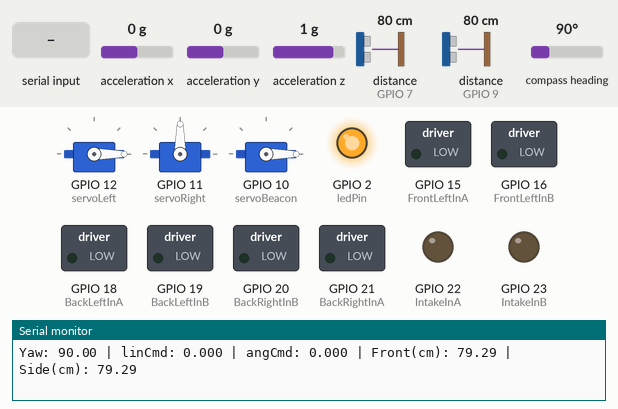
The sketch below on a simulated ESP32. Shown: 3 × servo, switched loads named in the sketch (green lamp = pin HIGH), output pins drawn as LEDs (lit = HIGH), the last lines printed to the serial monitor. Wiring (inferred from the names in the program): 2 × ultrasonic range finder: trigger GPIO 6, echo GPIO 7 / trigger GPIO 8, echo GPIO 9. The inputs (shaded band) are chosen by the test bench; at power-on: acceleration x 0 g, acceleration y 0 g, acceleration z 1 g, distance to the obstacle (sensors on GPIO 7, GPIO 9) 80 cm, compass heading 90°. The echo pulse lasts 58.3 µs per cm; pins used as bus, display or sensor lines are not drawn.

Above: at 4.7 s.
4.8 s: "F,1\n" received over Serial
At 5.7 s:
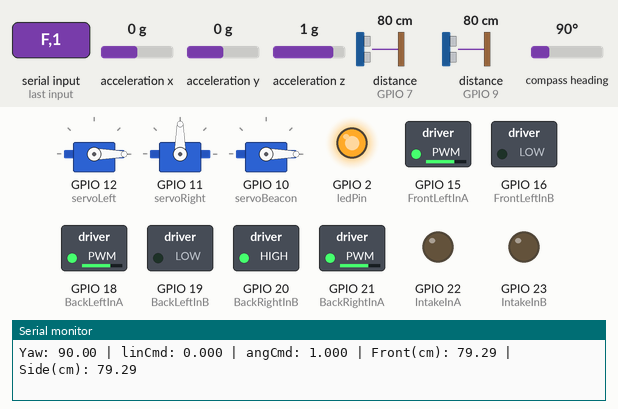
6.3 s: "B\n" received over Serial
At 6.6 s:
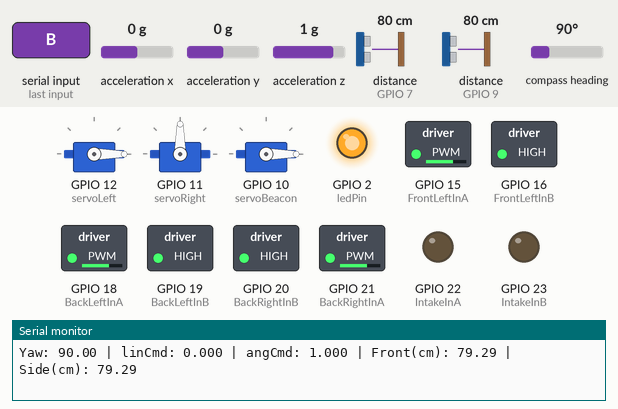
7.8 s: "F\n" received over Serial
At 8.7 s:
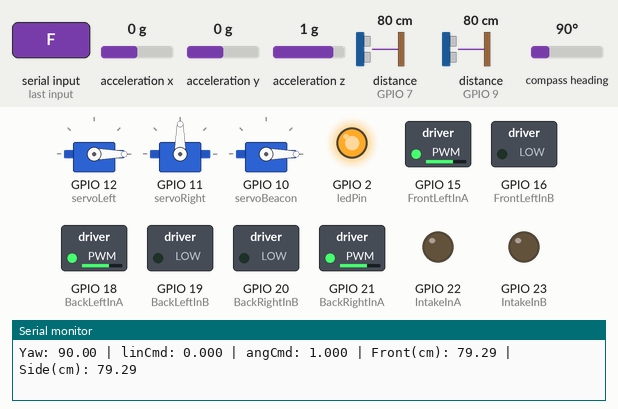
9.3 s: "L\n" received over Serial
At 9.6 s:
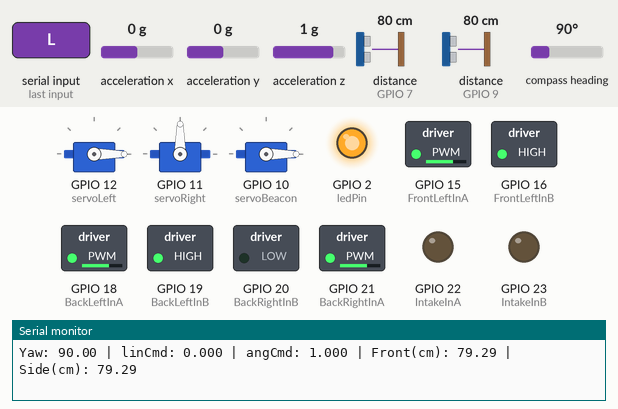
10.8 s: "M1\n" received over Serial
At 11.7 s:
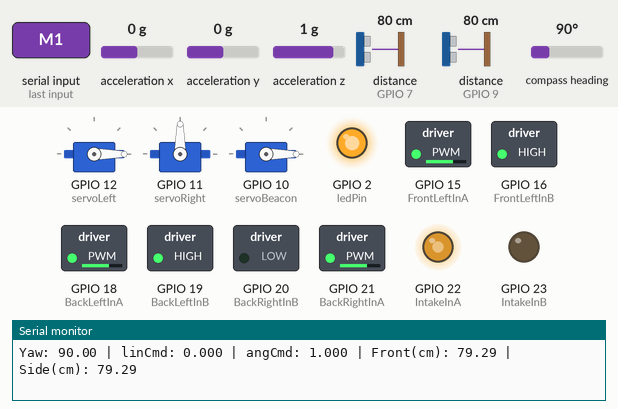
12.3 s: "B,150\n" received over Serial
At 12.7 s:
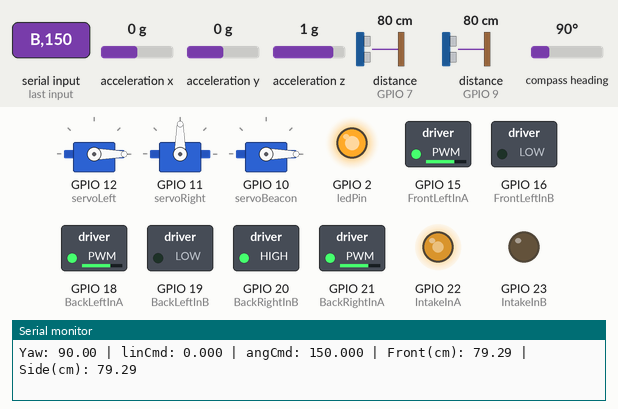
Timing chart, 0 to 14.8 s (numbered marks = the images above; inputs shaded):
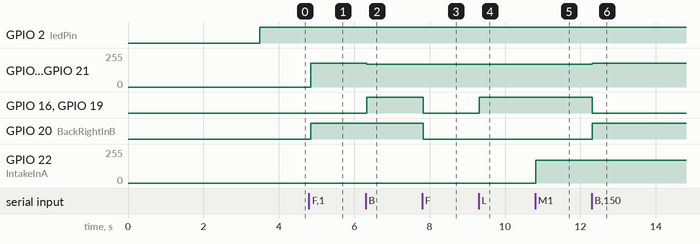

The sketch:

main.ino
```cpp
#include <Wire.h>
#include <Adafruit_Sensor.h>
#include <Adafruit_BNO055.h>
#include <Servo.h>
#include <utility/imumaths.h>
// final r5 code
/*
#if defined(ARDUINO_ARCH_RP2040)
#define DEBUG_SERIAL Serial
#define PI_SERIAL Serial1
#if !defined(ARDUINO_ARCH_MBED)
const int PI_UART_TX_PIN = 0; // GP0 -> RX de Raspberry Pi 5
const int PI_UART_RX_PIN = 1; // GP1 <- TX de Raspberry Pi 5
#endif
#else
#define DEBUG_SERIAL Serial
#define PI_SERIAL Serial
#endif
*/

// Comunicación por cable USB hacia la Raspberry Pi 5
#define DEBUG_SERIAL Serial
#define PI_SERIAL Serial

// =========================
// Servos
// =========================
Servo myServoLeft;
Servo myServoRight;
Servo myServoBeacon;
const int servoLeft = 12;
const int servoRight = 11;
const int servoBeacon = 10;

// =========================
// BNO055
// =========================
#define SDA_PIN 4
#define SCL_PIN 5
Adafruit_BNO055 bno = Adafruit_BNO055(55, 0x28);

// =========================
// Motor pins (Front, Back, Intake)
// =========================
// Front Left: InA=15 (PWM), InB=16 (DIR)
const int FrontLeftInA = 15;
const int FrontLeftInB = 16;
// Front Right: InA=14 (PWM), InB=13 (DIR)
const int FrontRightInA = 14;
const int FrontRightInB = 13;
// Back Left: InA=18 (PWM), InB=19 (DIR)
const int BackLeftInA = 18;
const int BackLeftInB = 19;
// Back Right: InA=21 (PWM), InB=20 (DIR)
const int BackRightInA = 21;
const int BackRightInB = 20;
// Intake: InA=22 (PWM), InB=23 (DIR)
const int IntakeInA = 22;
const int IntakeInB = 23;

// =========================
// Ultrasonic pins
// =========================
const int TRIG_PIN_F = 6;
const int ECHO_PIN_F = 7;
const int TRIG_PIN_S = 8;
const int ECHO_PIN_S = 9;

// =========================
// Phototransistor
// =========================
const int sensorPin = 26; // ADC0 en Pico
const int ledPin = LED_BUILTIN;

float thresholdVoltage = 0.2;
float referenceVoltage = 3.3;
int adcResolution = 4095;
int thresholdADC;

bool robotStarted = false;

// =========================
// Commands from Pi
// =========================
float linCmd = 0.0;
float angCmd = 0.0;

enum ControlMode
{
  CONTROL_LEGACY_LIN_ANG,
  CONTROL_DIRECT_COMMAND
};

enum MotionCommand
{
  CMD_STOP,
  CMD_FORWARD,
  CMD_BACKWARD,
  CMD_LEFT,
  CMD_RIGHT
};

ControlMode controlMode = CONTROL_DIRECT_COMMAND;
MotionCommand motionCmd = CMD_STOP;

int commandSpeed = 170;
bool mineralsEnabled = false;

float latestFrontCm = -1.0;
float latestSideCm = -1.0;
float latestYawDeg = 0.0;

// =========================
// Tunables
// =========================
const int BASE_PWM = 170;
const int TURN_PWM = 180;

const float LIN_DEADBAND = 0.08;
const float ANG_DEADBAND = 0.10;

// Ultrasonic thresholds
const float FRONT_STOP_CM = 25.0; // stop forward below this
const float FRONT_SLOW_CM = 45.0; // optional slow zone
const float SIDE_WARN_CM = 20.0;  // just debug for now

// =========================
// Helpers
// =========================
int clampPWM(int value)
{
  if (value < 0)
    return 0;
  if (value > 255)
    return 255;
  return value;
}

void applyMineralMotor()
{
  if (mineralsEnabled)
  {
    analogWrite(IntakeInA, commandSpeed);
    digitalWrite(IntakeInB, LOW);
  }
  else
  {
    analogWrite(IntakeInA, 0);
    digitalWrite(IntakeInB, LOW);
  }
}

// =========================
// Ultrasonic
// =========================
float ultrasonic_sensor(int TRIG_PIN, int ECHO_PIN)
{
  digitalWrite(TRIG_PIN, LOW);
  delayMicroseconds(2);
  digitalWrite(TRIG_PIN, HIGH);
  delayMicroseconds(10);
  digitalWrite(TRIG_PIN, LOW);

  unsigned long duration_us = pulseIn(ECHO_PIN, HIGH, 30000); // 30 ms timeout

  if (duration_us == 0)
  {
    return -1.0; // invalid reading
  }

  float distance_cm = 0.017 * duration_us;
  return distance_cm;
}

// =========================
// Motor functions / finalmovemnt
// =========================
void moveForward(int pwm)
{
  analogWrite(FrontLeftInA, pwm);
  digitalWrite(FrontLeftInB, LOW);
  analogWrite(FrontRightInA, pwm);
  digitalWrite(FrontRightInB, LOW);
  analogWrite(BackLeftInA, pwm);
  digitalWrite(BackLeftInB, LOW);
  analogWrite(BackRightInA, pwm);
  digitalWrite(BackRightInB, LOW);
}

void moveBackward(int pwm)
{
  analogWrite(FrontLeftInA, pwm);
  digitalWrite(FrontLeftInB, HIGH);
  analogWrite(FrontRightInA, pwm);
  digitalWrite(FrontRightInB, HIGH);
  analogWrite(BackLeftInA, pwm);
  digitalWrite(BackLeftInB, HIGH);
  analogWrite(BackRightInA, pwm);
  digitalWrite(BackRightInB, HIGH);
}

void strafeRight(int pwm)
{
  analogWrite(FrontLeftInA, pwm);
  digitalWrite(FrontLeftInB, LOW);
  analogWrite(FrontRightInA, pwm);
  digitalWrite(FrontRightInB, HIGH);
  analogWrite(BackLeftInA, pwm);
  digitalWrite(BackLeftInB, HIGH);
  analogWrite(BackRightInA, pwm);
  digitalWrite(BackRightInB, LOW);
}

void strafeLeft(int pwm)
{
  analogWrite(FrontLeftInA, pwm);
  digitalWrite(FrontLeftInB, HIGH);
  analogWrite(FrontRightInA, pwm);
  digitalWrite(FrontRightInB, LOW);
  analogWrite(BackLeftInA, pwm);
  digitalWrite(BackLeftInB, LOW);
  analogWrite(BackRightInA, pwm);
  digitalWrite(BackRightInB, HIGH);
}

void rotateCenterCL(int pwm)
{
  analogWrite(FrontLeftInA, pwm);
  digitalWrite(FrontLeftInB, LOW);
  analogWrite(FrontRightInA, pwm);
  digitalWrite(FrontRightInB, HIGH);
  analogWrite(BackLeftInA, pwm);
  digitalWrite(BackLeftInB, LOW);
  analogWrite(BackRightInA, pwm);
  digitalWrite(BackRightInB, HIGH);
}

void rotateCenterCC(int pwm)
{
  analogWrite(FrontLeftInA, pwm);
  digitalWrite(FrontLeftInB, HIGH);
  analogWrite(FrontRightInA, pwm);
  digitalWrite(FrontRightInB, LOW);
  analogWrite(BackLeftInA, pwm);
  digitalWrite(BackLeftInB, HIGH);
  analogWrite(BackRightInA, pwm);
  digitalWrite(BackRightInB, LOW);
}

void stopWheels()
{
  analogWrite(FrontLeftInA, 0);
  digitalWrite(FrontLeftInB, LOW);
  analogWrite(FrontRightInA, 0);
  digitalWrite(FrontRightInB, LOW);
  analogWrite(BackLeftInA, 0);
  digitalWrite(BackLeftInB, LOW);
  analogWrite(BackRightInA, 0);
  digitalWrite(BackRightInB, LOW);
}

void stopAll()
{
  stopWheels();
  analogWrite(IntakeInA, 0);
  digitalWrite(IntakeInB, LOW);
}

// =========================
// Read command from Pi
// Supported direct commands:
// F, B, L, R, S, M1, M0, SPEED <0-255>, DIST, DATA, START
// Legacy compatibility:
// lin,ang  e.g. 0.250,-0.400
// =========================
void readPiCommand()
{
  while (PI_SERIAL.available())
  {
    String msg = PI_SERIAL.readStringUntil('\n');
    msg.trim();

    if (msg.length() == 0)
    {
      continue;
    }

    String msgUpper = msg;
    msgUpper.toUpperCase();

    int commaIndex = msg.indexOf(',');
    if (commaIndex > 0)
    {
      String linStr = msg.substring(0, commaIndex);
      String angStr = msg.substring(commaIndex + 1);

      linCmd = linStr.toFloat();
      angCmd = angStr.toFloat();
      controlMode = CONTROL_LEGACY_LIN_ANG;
      robotStarted = true;

      DEBUG_SERIAL.print("RX lin: ");
      DEBUG_SERIAL.print(linCmd, 3);
      DEBUG_SERIAL.print(" ang: ");
      DEBUG_SERIAL.println(angCmd, 3);
      continue;
    }

    controlMode = CONTROL_DIRECT_COMMAND;
    robotStarted = true;

    if (msgUpper == "F")
    {
      motionCmd = CMD_FORWARD;
    }
    else if (msgUpper == "B")
    {
      motionCmd = CMD_BACKWARD;
    }
    else if (msgUpper == "L")
    {
      motionCmd = CMD_LEFT;
    }
    else if (msgUpper == "R")
    {
      motionCmd = CMD_RIGHT;
    }
    else if (msgUpper == "S")
    {
      motionCmd = CMD_STOP;
    }
    else if (msgUpper == "M1")
    {
      mineralsEnabled = true;
      applyMineralMotor();
    }
    else if (msgUpper == "M0")
    {
      mineralsEnabled = false;
      applyMineralMotor();
    }
    else if (msgUpper.startsWith("SPEED"))
    {
      int spaceIndex = msgUpper.indexOf(' ');
      if (spaceIndex > 0 && spaceIndex < (msgUpper.length() - 1))
      {
        int parsedSpeed = msgUpper.substring(spaceIndex + 1).toInt();
        commandSpeed = clampPWM(parsedSpeed);
        applyMineralMotor();
      }
    }
    else if (msgUpper == "DIST")
    {
      float frontCm = ultrasonic_sensor(TRIG_PIN_F, ECHO_PIN_F);
      latestFrontCm = frontCm;
      PI_SERIAL.print("DIST:");
      PI_SERIAL.println(frontCm, 2);
    }
    else if (msgUpper == "DATA")
    {
      PI_SERIAL.print("DATA:");
      PI_SERIAL.print(latestYawDeg, 2);
      PI_SERIAL.print(",");
      PI_SERIAL.print(latestFrontCm, 2);
      PI_SERIAL.print(",");
      PI_SERIAL.print(latestSideCm, 2);
      PI_SERIAL.print(",");
      PI_SERIAL.println(robotStarted ? 1 : 0);
    }
    else if (msgUpper == "START")
    {
      robotStarted = true;
    }
  }
}

void driveFromDirectCommand(float frontCm)
{
  bool frontValid = (frontCm > 0.0);
  int pwm = clampPWM(commandSpeed);

  if (motionCmd == CMD_FORWARD)
  {
    if (frontValid && frontCm < FRONT_STOP_CM)
    {
      stopWheels();
    }
    else
    {
      moveForward(pwm);
    }
  }
  else if (motionCmd == CMD_BACKWARD)
  {
    moveBackward(pwm);
  }
  else if (motionCmd == CMD_LEFT)
  {
    rotateCenterCC(pwm);
  }
  else if (motionCmd == CMD_RIGHT)
  {
    rotateCenterCL(pwm);
  }
  else
  {
    stopWheels();
  }

  applyMineralMotor();
}

// =========================
// Safe drive logic
// =========================
void driveFromCommand(float lin, float ang, float frontCm, float sideCm)
{
  bool frontValid = (frontCm > 0.0);
  bool sideValid = (sideCm > 0.0);

  // Hard front stop for forward movement
  if (frontValid && frontCm < FRONT_STOP_CM && lin > 0)
  {
    DEBUG_SERIAL.println("Front obstacle too close: STOP");
    stopWheels();
    return;
  }

  // Turning priority
  if (abs(ang) > ANG_DEADBAND)
  {
    int pwm = clampPWM((int)(TURN_PWM * min(abs(ang), 1.0f)));

    if (ang > 0)
    {
      rotateCenterCL(pwm);
    }
    else
    {
      rotateCenterCC(pwm);
    }
    return;
  }

  // Linear motion
  if (abs(lin) > LIN_DEADBAND)
  {
    float scale = min(abs(lin), 1.0f);

    // Slow down if getting somewhat close in front
    if (frontValid && lin > 0 && frontCm < FRONT_SLOW_CM)
    {
      scale *= 0.5;
      DEBUG_SERIAL.println("Front obstacle in slow zone");
    }

    int pwm = clampPWM((int)(BASE_PWM * scale));

    if (lin > 0)
    {
      moveForward(pwm);
    }
    else
    {
      moveBackward(pwm);
    }
    return;
  }

  stopWheels();

  if (sideValid && sideCm < SIDE_WARN_CM)
  {
    DEBUG_SERIAL.println("Side obstacle warning");
  }
}

void setup()
{
  DEBUG_SERIAL.begin(115200);
#if defined(ARDUINO_ARCH_RP2040)
#if !defined(ARDUINO_ARCH_MBED)
  PI_SERIAL.setTX(PI_UART_TX_PIN);
  PI_SERIAL.setRX(PI_UART_RX_PIN);
#endif
  PI_SERIAL.begin(115200);
#else
  PI_SERIAL.begin(115200);
#endif
  PI_SERIAL.setTimeout(25);
  delay(1000);

  // Phototransistor
  pinMode(ledPin, OUTPUT);
  thresholdADC = (thresholdVoltage / referenceVoltage) * adcResolution;

  // Motor pins
  pinMode(FrontLeftInA, OUTPUT);
  pinMode(FrontLeftInB, OUTPUT);
  pinMode(FrontRightInA, OUTPUT);
  pinMode(FrontRightInB, OUTPUT);
  pinMode(BackLeftInA, OUTPUT);
  pinMode(BackLeftInB, OUTPUT);
  pinMode(BackRightInA, OUTPUT);
  pinMode(BackRightInB, OUTPUT);
  pinMode(IntakeInA, OUTPUT);
  pinMode(IntakeInB, OUTPUT);

  // Servos
  myServoLeft.attach(servoLeft, 500, 2500);
  myServoRight.attach(servoRight, 500, 2500);
  myServoBeacon.attach(servoBeacon, 500, 2500);
  myServoLeft.write(0);
  delay(500);
  myServoRight.write(90);
  delay(500);
  myServoBeacon.write(0);
  delay(500);

  // Ultrasonic
  pinMode(TRIG_PIN_F, OUTPUT);
  pinMode(ECHO_PIN_F, INPUT);
  pinMode(TRIG_PIN_S, OUTPUT);
  pinMode(ECHO_PIN_S, INPUT);

  // BNO055
#if defined(ARDUINO_ARCH_MBED)
  Wire.begin();
#elif defined(ARDUINO_ARCH_RP2040)
  Wire.setSDA(SDA_PIN);
  Wire.setSCL(SCL_PIN);
  Wire.begin();
#else
  Wire.begin(SDA_PIN, SCL_PIN);
#endif

  DEBUG_SERIAL.println("Starting BNO055...");
  if (!bno.begin())
  {
    DEBUG_SERIAL.println("ERROR: BNO055 not detected.");
    while (1)
      ;
  }

  delay(1000);
  bno.setExtCrystalUse(true);

  DEBUG_SERIAL.println("BNO055 initialized!");
  stopAll();
}

void loop()
{
  // Wait for phototransistor trigger
  if (!robotStarted)
  {
    int sensorValue = analogRead(sensorPin);

    DEBUG_SERIAL.print("Sensor Value: ");
    DEBUG_SERIAL.print(sensorValue);
    DEBUG_SERIAL.print("  Threshold: ");
    DEBUG_SERIAL.println(thresholdADC);

    if (sensorValue > thresholdADC)
    {
      digitalWrite(ledPin, HIGH);
      robotStarted = true;
      DEBUG_SERIAL.println("Phototransistor triggered. Robot starting.");
      delay(300);
    }
    else
    {
      digitalWrite(ledPin, LOW);
      stopAll();
      delay(100);
      return;
    }
  }

  // Read BNO055
  imu::Vector<3> euler = bno.getVector(Adafruit_BNO055::VECTOR_EULER);
  float yawDeg = euler.x();
  latestYawDeg = yawDeg;

  // Read ultrasonic sensors
  float frontCm = ultrasonic_sensor(TRIG_PIN_F, ECHO_PIN_F);
  delay(10);
  float sideCm = ultrasonic_sensor(TRIG_PIN_S, ECHO_PIN_S);
  latestFrontCm = frontCm;
  latestSideCm = sideCm;

  // Read Pi command
  readPiCommand();

  // Debug
  DEBUG_SERIAL.print("Yaw: ");
  DEBUG_SERIAL.print(yawDeg);
  DEBUG_SERIAL.print(" | linCmd: ");
  DEBUG_SERIAL.print(linCmd, 3);
  DEBUG_SERIAL.print(" | angCmd: ");
  DEBUG_SERIAL.print(angCmd, 3);
  DEBUG_SERIAL.print(" | Front(cm): ");
  DEBUG_SERIAL.print(frontCm);
  DEBUG_SERIAL.print(" | Side(cm): ");
  DEBUG_SERIAL.println(sideCm);

  // Drive with safety
  if (controlMode == CONTROL_LEGACY_LIN_ANG)
  {
    driveFromCommand(linCmd, angCmd, frontCm, sideCm);
    applyMineralMotor();
  }
  else
  {
    driveFromDirectCommand(frontCm);
  }

  delay(30);
}
```

Measured:
- after the input at 4.8 s, GPIO 15 (FrontLeftInA), GPIO 18 (BackLeftInA), GPIO 21 (BackRightInA): 0/255 → 180/255 at once; GPIO 20 (BackRightInB): LOW → HIGH at once
- after the input at 6.3 s, GPIO 15 (FrontLeftInA), GPIO 18 (BackLeftInA), GPIO 21 (BackRightInA): 180/255 → 170/255 at once; GPIO 16 (FrontLeftInB), GPIO 19 (BackLeftInB): LOW → HIGH at once
- after the input at 7.8 s, GPIO 16 (FrontLeftInB), GPIO 19 (BackLeftInB), GPIO 20 (BackRightInB): HIGH → LOW at once
- after the input at 9.3 s, GPIO 16 (FrontLeftInB), GPIO 19 (BackLeftInB): LOW → HIGH at once
- after the input at 10.8 s, GPIO 22 (IntakeInA): 0/255 → 170/255 at once
- after the input at 12.3 s, GPIO 15 (FrontLeftInA), GPIO 18 (BackLeftInA), GPIO 21 (BackRightInA): 170/255 → 180/255 at once; GPIO 16 (FrontLeftInB), GPIO 19 (BackLeftInB): HIGH → LOW at once; GPIO 20 (BackRightInB): LOW → HIGH at once
